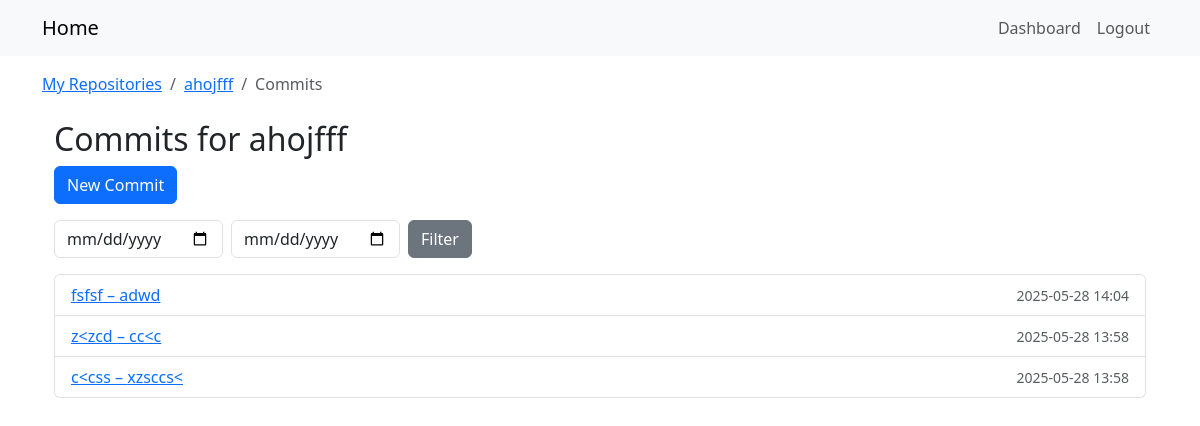
/repos/2/commits/ (signed in), run on the app's committed database.
### repos_app/models.py (models this page shows, shortened)
class Repository(models.Model):
    owner = models.ForeignKey(User, on_delete=models.CASCADE, related_name='repositories')
    name = models.CharField(max_length=120)
    description = models.TextField(blank=True)
    is_private = models.BooleanField(default=False)
    created_at = models.DateTimeField(auto_now_add=True)
    class Meta:
        unique_together = ('owner', 'name')

class Commit(models.Model):
    repository = models.ForeignKey(Repository, on_delete=models.CASCADE, related_name='commits')
    author     = models.ForeignKey(User,       on_delete=models.CASCADE, related_name='commits')
    message    = models.CharField(max_length=255)
    hash       = models.CharField(max_length=40, unique=True)
    timestamp  = models.DateTimeField(auto_now_add=True)

### repos_app/views.py (the view)
def commit_list(request, repo_pk):
    repo = get_object_or_404(Repository, pk=repo_pk, owner=request.user)
    form = CommitFilterForm(request.GET)
    qs = repo.commits.order_by('-timestamp')
    if form.is_valid():
        sd = form.cleaned_data['start_date']
        ed = form.cleaned_data['end_date']
        if sd:
            qs = qs.filter(timestamp__date__gte=sd)
        if ed:
            qs = qs.filter(timestamp__date__lte=ed)
    return render(request, 'repos_app/commit_list.html', {
        'repo': repo,
        'commits': qs,
        'filter_form': form,
    })

### repos_app/forms.py
class CommitFilterForm(forms.Form):
    start_date = forms.DateField(
        required=False,
        label='From',
        widget=forms.DateInput(attrs={'type':'date', 'class':'form-control'})
    )
    end_date = forms.DateField(
        required=False,
        label='To',
        widget=forms.DateInput(attrs={'type':'date', 'class':'form-control'})
    )

### templates/repos_app/commit_list.html
{% extends "base.html" %}
{% block breadcrumbs %}
<nav aria-label="breadcrumb">
  <ol class="breadcrumb mb-0">
    <li class="breadcrumb-item">
      <a href="{% url 'repos_app:repo_list' %}">My Repositories</a>
    </li>
    <li class="breadcrumb-item">
      <a href="{% url 'repos_app:repo_detail' repo.pk %}">{{ repo.name }}</a>
    </li>
    <li class="breadcrumb-item active" aria-current="page">Commits</li>
  </ol>
</nav>
{% endblock %}
{% block content %}
<div class="container mt-4">
  <h2>Commits for {{ repo.name }}</h2>
  <a class="btn btn-primary mb-3"
     href="{% url 'repos_app:commit_create' repo.pk %}">
    New Commit
  </a>
  <form class="row g-2 mb-3" method="get">
    <div class="col-auto">
      {{ filter_form.start_date }}
    </div>
    <div class="col-auto">
      {{ filter_form.end_date }}
    </div>
    <div class="col-auto">
      <button class="btn btn-secondary">Filter</button>
    </div>
  </form>
  <ul class="list-group">
    {% for c in commits %}
      <li class="list-group-item d-flex justify-content-between align-items-center">
        <a href="{% url 'repos_app:commit_detail' repo_pk=repo.pk hash=c.hash %}">
          {{ c.hash|slice:":7" }} – {{ c.message }}
        </a>
        <small class="text-muted">{{ c.timestamp|date:"Y-m-d H:i" }}</small>
      </li>
    {% empty %}
      <li class="list-group-item">No commits yet</li>
    {% endfor %}
  </ul>
</div>
{% endblock %}

### data on the page
Repository: name "ahojfff"
Commit: hash "fsfsf", message "adwd", timestamp "2025-05-28 14:04"
Commit: hash "z<zcd", message "cc<c", timestamp "2025-05-28 13:58"
Commit: hash "c<css", message "xzsccs<", timestamp "2025-05-28 13:58"
